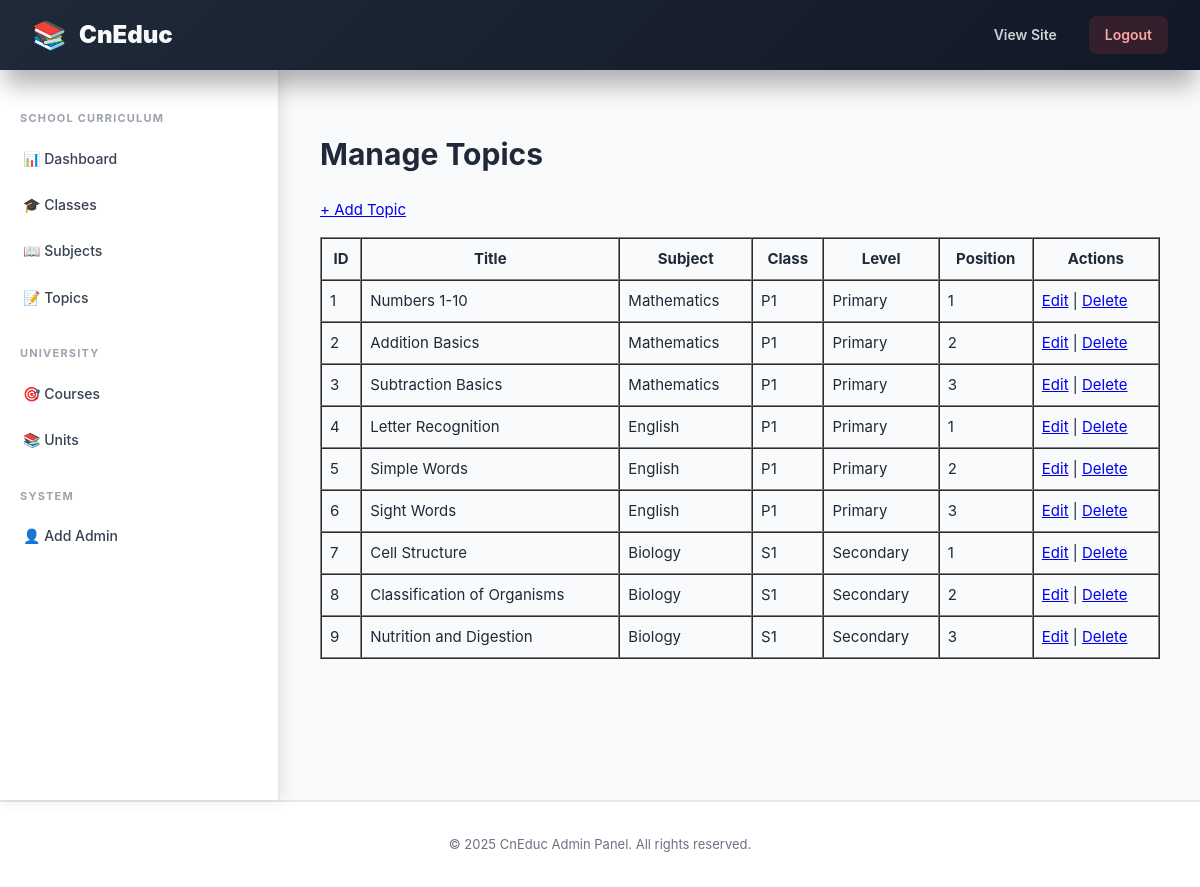
Screenshot of /admin/topics_list.php (signed in) with the database file from the repository.
### tables this page shows
CREATE TABLE IF NOT EXISTS `topics` (
  `id` INT AUTO_INCREMENT PRIMARY KEY,
  `subject_id` INT NOT NULL,
  `title` VARCHAR(255) NOT NULL,
  `content` TEXT,
  `position` INT DEFAULT 0,
  FOREIGN KEY (`subject_id`) REFERENCES `subjects`(`id`) ON DELETE CASCADE
);

CREATE TABLE IF NOT EXISTS `subjects` (
  `id` INT AUTO_INCREMENT PRIMARY KEY,
  `class_id` INT NOT NULL,
  `name` VARCHAR(150) NOT NULL,
  `description` TEXT,
  `position` INT DEFAULT 0,
  FOREIGN KEY (`class_id`) REFERENCES `classes`(`id`) ON DELETE CASCADE
);

CREATE TABLE IF NOT EXISTS `classes` (
  `id` INT AUTO_INCREMENT PRIMARY KEY,
  `level_id` INT NOT NULL,
  `name` VARCHAR(50) NOT NULL,
  `description` TEXT,
  `position` INT DEFAULT 0,
  FOREIGN KEY (`level_id`) REFERENCES `levels`(`id`) ON DELETE CASCADE,
  UNIQUE KEY `level_class` (`level_id`, `name`)
);

CREATE TABLE IF NOT EXISTS `levels` (
  `id` INT AUTO_INCREMENT PRIMARY KEY,
  `name` VARCHAR(100) NOT NULL,
  `description` TEXT,
  `slug` VARCHAR(100) NOT NULL UNIQUE
);

### admin/topics_list.php (the view, shortened to what this page needs)
<?php
require_once __DIR__ . '/../includes/functions.php';
$topics = [];
$subject_id = isset($_GET['subject_id']) ? (int)$_GET['subject_id'] : 0;
if ($subject_id > 0) {
    $subject = get_subject($subject_id);
    $topics = get_topics_by_subject($subject_id);
} else {
    $res = $mysqli->query("SELECT t.*, s.name AS subject_name, c.name AS class_name, l.name AS level_name FROM topics t JOIN subjects s ON t.subject_id = s.id JOIN classes c ON s.class_id = c.id JOIN levels l ON c.level_id = l.id ORDER BY l.id, c.position, s.position, t.position");
    $topics = $res ? $res->fetch_all(MYSQLI_ASSOC) : [];
}
include __DIR__ . '/header.php';
?>
<div class="card">
  <h1>Manage Topics</h1>
  <p><a href="topic_add.php<?php echo $subject_id > 0 ? '?subject_id=' . $subject_id : ''; ?>">+ Add Topic</a></p>
  <?php if (count($topics) === 0): ?>
    <p>No topics found.</p>
  <?php else: ?>
    <table border="1" cellpadding="8" cellspacing="0" style="width:100%;">
      <tr>
        <th>ID</th>
        <th>Title</th>
        <th>Subject</th>
        <th>Class</th>
        <th>Level</th>
        <th>Position</th>
        <th>Actions</th>
      </tr>
      <?php foreach ($topics as $t): ?>
        <tr>
          <td><?php echo $t['id']; ?></td>
          <td><?php echo htmlspecialchars($t['title']); ?></td>
          <td><?php echo htmlspecialchars($t['subject_name']); ?></td>
          <td><?php echo htmlspecialchars($t['class_name']); ?></td>
          <td><?php echo htmlspecialchars($t['level_name']); ?></td>
          <td><?php echo $t['position']; ?></td>
          <td>
            <a href="topic_edit.php?id=<?php echo $t['id']; ?>">Edit</a> |
            <a href="topic_delete.php?id=<?php echo $t['id']; ?>" onclick="return confirm('Are you sure?');">Delete</a>
          </td>
        </tr>
      <?php endforeach; ?>
    </table>
  <?php endif; ?>
</div>
<?php include __DIR__ . '/footer.php'; ?>

### assets/admin.css (style rules this page uses)
* { box-sizing: border-box; -webkit-box-sizing: border-box; -moz-box-sizing: border-box; }
:root { --primary: #6366f1; --primary-dark: #4f46e5; --primary-light: #f0f4ff; --primary-lighter: #f5f3ff; --secondary: #ec4899; --accent: #f59e0b; --success: #10b981; --danger: #ef4444; --warning: #f59e0b; --info: #3b82f6; --gray-900: #111827; --gray-800: #1f2937; --gray-700: #374151; --gray-600: #4b5563; --gray-500: #6b7280; --gray-400: #9ca3af; --gray-300: #d1d5db; --gray-200: #e5e7eb; --gray-100: #f3f4f6; --gray-50: #f9fafb; --shadow-xs: 0 1px 2px 0 rgba(0, 0, 0, 0.05); --shadow-sm: 0 1px 3px 0 rgba(0, 0, 0, 0.1), 0 1px 2px -1px rgba(0, 0, 0, 0.1); --shadow-md: 0 4px 6px -1px rgba(0, 0, 0, 0.1), 0 2px 4px -2px rgba(0, 0, 0, 0.1); --shadow-lg: 0 10px 15px -3px rgba(0, 0, 0, 0.1), 0 4px 6px -4px rgba(0, 0, 0, 0.1); --shadow-xl: 0 20px 25px -5px rgba(0, 0, 0, 0.1), 0 8px 10px -6px rgba(0, 0, 0, 0.1); --shadow-2xl: 0 25px 50px -12px rgba(0, 0, 0, 0.25); --transition: all 0.3s cubic-bezier(0.4, 0, 0.2, 1); }
html { scroll-behavior: smooth; width: 100%; overflow-x: hidden; -ms-overflow-style: scrollbar; }
body { font-family: 'Inter', -apple-system, BlinkMacSystemFont, 'Segoe UI', 'Roboto', sans-serif; margin: 0; padding: 0; background: #f3f4f6; background: linear-gradient(135deg, #f9fafb 0%, #f3f4f6 100%); color: #1f2937; line-height: 1.6; font-size: 15px; -webkit-font-smoothing: antialiased; -moz-osx-font-smoothing: grayscale; overflow-x: hidden; }

### admin/header.php (style rules this page uses)
* { box-sizing: border-box; -webkit-box-sizing: border-box; -moz-box-sizing: border-box; }
html { scroll-behavior: smooth; -ms-overflow-style: scrollbar; }
body { margin: 0; padding: 0; }

### rows the page displays
topics: id "1", title "Numbers 1-10", subject.name "Mathematics", classes.name "P1", levels.name "Primary", position "1"
topics: id "2", title "Addition Basics", subject.name "Mathematics", classes.name "P1", levels.name "Primary", position "2"
topics: id "3", title "Subtraction Basics", subject.name "Mathematics", classes.name "P1", levels.name "Primary", position "3"
topics: id "4", title "Letter Recognition", subject.name "English", classes.name "P1", levels.name "Primary", position "1"
topics: id "5", title "Simple Words", subject.name "English", classes.name "P1", levels.name "Primary", position "2"
topics: id "6", title "Sight Words", subject.name "English", classes.name "P1", levels.name "Primary", position "3"
topics: id "7", title "Cell Structure", subject.name "Biology", classes.name "S1", levels.name "Secondary", position "1"
topics: id "8", title "Classification of Organisms", subject.name "Biology", classes.name "S1", levels.name "Secondary", position "2"
topics: id "9", title "Nutrition and Digestion", subject.name "Biology", classes.name "S1", levels.name "Secondary", position "3"
